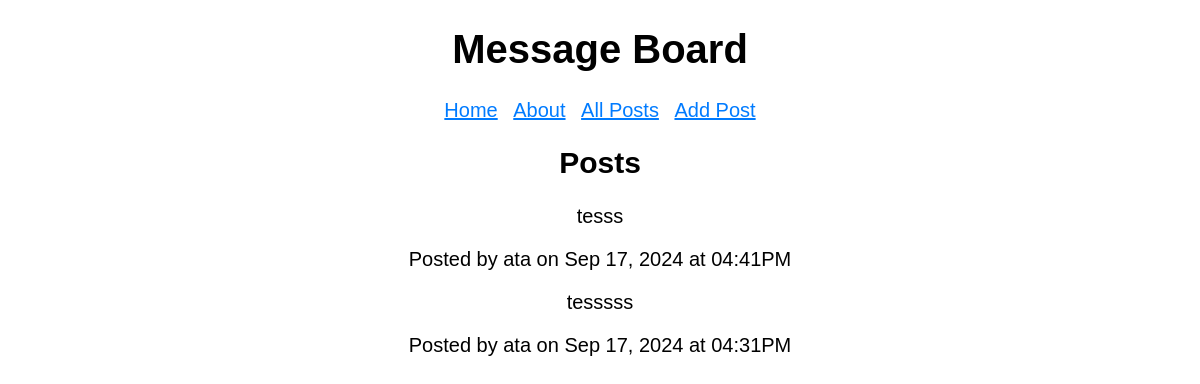
Page /posts on the earlier database version.
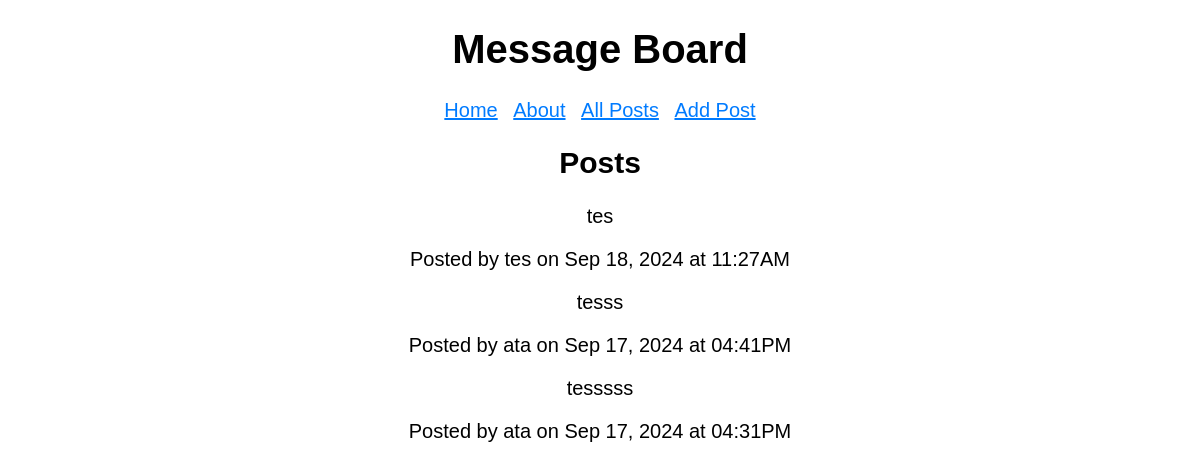
Same page on the later database version.
### tables this page shows
CREATE TABLE post (
  id INTEGER PRIMARY KEY AUTOINCREMENT,
  created TIMESTAMP NOT NULL DEFAULT CURRENT_TIMESTAMP,
  author TEXT NOT NULL,
  message TEXT NOT NULL
);

### board/posts.py (the view)
@bp.route("/posts")
def posts():
    db = get_db()
    posts = db.execute(
        "SELECT author, message, created FROM post ORDER BY created DESC"
    ).fetchall()
    return render_template("posts/posts.html", posts=posts)

### board/database.py (called while the page is built)
def get_db():
    if "db" not in g:
        g.db = sqlite3.connect(
            current_app.config["DATABASE"],
            detect_types=sqlite3.PARSE_DECLTYPES,
        )
        g.db.row_factory = sqlite3.Row
    return g.db

### board/templates/posts/posts.html
{% extends 'base.html' %}
{% block header %}
  <h2>{% block title %}Posts{% endblock title %}</h2>
{% endblock header %}
{% block content %}
  {% for post in posts %}
    <article>
      <p class="message">{{ post["message"] }}<p>
      <aside>Posted by {{ post["author"] }} on {{ post["created"].strftime("%b %d, %Y at %I:%M%p") }}</aside>
    </article>
  {% endfor %}
{% endblock content %}

### board/templates/base.html (shortened to what this page needs)
<!DOCTYPE html>
<html lang="en">
<head>
  <link rel="stylesheet" href="{{ url_for('static', filename='styles.css') }}">
</head>
<body>
<h1>Message Board</h1>
{% include("_navigation.html") %}
<section>
  <header>
    {% block header %}{% endblock header %}
  </header>
  <main>
    {% block content %}<p>No messages.</p>{% endblock content %}
  </main>
</section>
</body>
</html>

### board/templates/_navigation.html
<nav>
  <ul>
    <li><a href="{{ url_for('pages.home') }}">Home</a></li>
    <li><a href="{{ url_for('pages.about') }}">About</a></li>
    <li><a href="{{ url_for('posts.posts') }}">All Posts</a></li>
    <li><a href="{{ url_for('posts.create') }}">Add Post</a></li>
  </ul>
</nav>

### board/static/styles.css (style rules this page uses)
* { box-sizing: border-box; }
body { font-family: sans-serif; font-size: 20px; margin: 0 auto; text-align: center; }
a, a:visited { color: #007bff; }
nav ul { list-style-type: none; padding: 0; }
nav ul li { display: inline; margin: 0 5px; }
main { width: 80%; margin: 0 auto; }

Differences in the rows shown:
added post: message "tes", author "tes", created "Sep 18, 2024 at 11:27AM"
